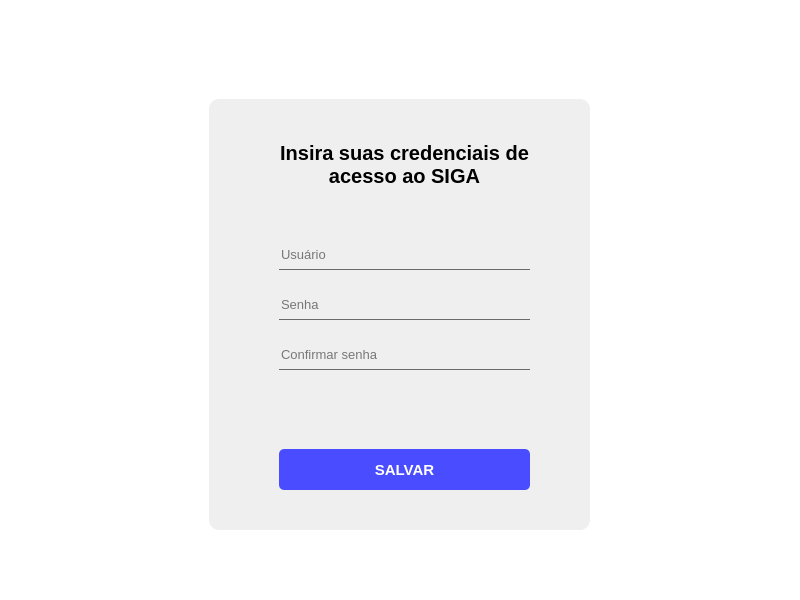
<?xml version="1.0" encoding="UTF-8"?>
<ui version="4.0">
 <class>Dialog</class>
 <widget class="QDialog" name="Dialog">
  <property name="geometry">
   <rect>
    <x>0</x>
    <y>0</y>
    <width>800</width>
    <height>600</height>
   </rect>
  </property>
  <property name="windowTitle">
   <string>Dialog</string>
  </property>
  <widget class="QWidget" name="widget" native="true">
   <property name="geometry">
    <rect>
     <x>-1</x>
     <y>-1</y>
     <width>811</width>
     <height>601</height>
    </rect>
   </property>
   <property name="styleSheet">
    <string notr="true">
background-color: rgb(255, 255, 255);
</string>
   </property>
   <widget class="QFrame" name="formContainer">
    <property name="geometry">
     <rect>
      <x>210</x>
      <y>100</y>
      <width>381</width>
      <height>431</height>
     </rect>
    </property>
    <property name="styleSheet">
     <string notr="true">background-color: rgb(239, 239, 239);
border-radius: 10px;</string>
    </property>
    <property name="frameShape">
     <enum>QFrame::StyledPanel</enum>
    </property>
    <property name="frameShadow">
     <enum>QFrame::Raised</enum>
    </property>
    <widget class="QPushButton" name="saveCredentialBtn">
     <property name="geometry">
      <rect>
       <x>70</x>
       <y>350</y>
       <width>251</width>
       <height>41</height>
      </rect>
     </property>
     <property name="font">
      <font>
       <family>Segoe UI</family>
       <pointsize>11</pointsize>
       <weight>75</weight>
       <bold>true</bold>
      </font>
     </property>
     <property name="cursor">
      <cursorShape>PointingHandCursor</cursorShape>
     </property>
     <property name="styleSheet">
      <string notr="true">background-color: rgb(73, 76, 255);
color: #fff;
border-radius: 5px;</string>
     </property>
     <property name="text">
      <string>SALVAR</string>
     </property>
    </widget>
    <widget class="QLabel" name="formTitle">
     <property name="geometry">
      <rect>
       <x>70</x>
       <y>30</y>
       <width>251</width>
       <height>71</height>
      </rect>
     </property>
     <property name="font">
      <font>
       <family>Segoe UI</family>
       <pointsize>15</pointsize>
       <weight>75</weight>
       <bold>true</bold>
      </font>
     </property>
     <property name="text">
      <string>Insira suas credenciais de acesso ao SIGA</string>
     </property>
     <property name="alignment">
      <set>Qt::AlignCenter</set>
     </property>
     <property name="wordWrap">
      <bool>true</bool>
     </property>
    </widget>
    <widget class="QLineEdit" name="userInput">
     <property name="geometry">
      <rect>
       <x>70</x>
       <y>140</y>
       <width>251</width>
       <height>31</height>
      </rect>
     </property>
     <property name="font">
      <font>
       <family>Segoe UI</family>
       <pointsize>10</pointsize>
      </font>
     </property>
     <property name="styleSheet">
      <string notr="true">border-radius: 0px;
border-bottom: 1px solid rgb(106, 106, 106);</string>
     </property>
     <property name="maxLength">
      <number>50</number>
     </property>
     <property name="echoMode">
      <enum>QLineEdit::Normal</enum>
     </property>
     <property name="placeholderText">
      <string>Usuário</string>
     </property>
    </widget>
    <widget class="QLineEdit" name="passwordInput">
     <property name="geometry">
      <rect>
       <x>70</x>
       <y>190</y>
       <width>231</width>
       <height>31</height>
      </rect>
     </property>
     <property name="font">
      <font>
       <family>Segoe UI</family>
       <pointsize>10</pointsize>
      </font>
     </property>
     <property name="styleSheet">
      <string notr="true">border-radius: 0px;
border-bottom: 1px solid rgb(106, 106, 106);</string>
     </property>
     <property name="maxLength">
      <number>30</number>
     </property>
     <property name="echoMode">
      <enum>QLineEdit::Password</enum>
     </property>
     <property name="placeholderText">
      <string>Senha</string>
     </property>
    </widget>
    <widget class="QLabel" name="credentialErrorMessage">
     <property name="geometry">
      <rect>
       <x>70</x>
       <y>290</y>
       <width>251</width>
       <height>31</height>
      </rect>
     </property>
     <property name="text">
      <string/>
     </property>
    </widget>
    <widget class="QLineEdit" name="confirmPasswordInput">
     <property name="geometry">
      <rect>
       <x>70</x>
       <y>240</y>
       <width>231</width>
       <height>31</height>
      </rect>
     </property>
     <property name="font">
      <font>
       <family>Segoe UI</family>
       <pointsize>10</pointsize>
      </font>
     </property>
     <property name="styleSheet">
      <string notr="true">border-radius: 0px;
border-bottom: 1px solid rgb(106, 106, 106);</string>
     </property>
     <property name="maxLength">
      <number>30</number>
     </property>
     <property name="echoMode">
      <enum>QLineEdit::Password</enum>
     </property>
     <property name="placeholderText">
      <string>Confirmar senha</string>
     </property>
    </widget>
    <widget class="QPushButton" name="passEye1">
     <property name="geometry">
      <rect>
       <x>300</x>
       <y>196</y>
       <width>21</width>
       <height>25</height>
      </rect>
     </property>
     <property name="cursor">
      <cursorShape>PointingHandCursor</cursorShape>
     </property>
     <property name="styleSheet">
      <string notr="true">border-bottom: 1px solid rgb(106, 106, 106);
border-radius: 0px;</string>
     </property>
     <property name="text">
      <string/>
     </property>
     <property name="icon">
      <iconset>
       <normaloff>../assets/hidden.png</normaloff>../assets/hidden.png</iconset>
     </property>
    </widget>
    <widget class="QPushButton" name="passEye2">
     <property name="geometry">
      <rect>
       <x>300</x>
       <y>246</y>
       <width>21</width>
       <height>25</height>
      </rect>
     </property>
     <property name="cursor">
      <cursorShape>PointingHandCursor</cursorShape>
     </property>
     <property name="styleSheet">
      <string notr="true">border-bottom: 1px solid rgb(106, 106, 106);
border-radius: 0px;</string>
     </property>
     <property name="text">
      <string/>
     </property>
     <property name="icon">
      <iconset>
       <normaloff>../assets/hidden.png</normaloff>../assets/hidden.png</iconset>
     </property>
    </widget>
   </widget>
   <widget class="QLabel" name="formFeedBack">
    <property name="geometry">
     <rect>
      <x>210</x>
      <y>30</y>
      <width>381</width>
      <height>41</height>
     </rect>
    </property>
    <property name="text">
     <string/>
    </property>
   </widget>
  </widget>
 </widget>
 <resources/>
 <connections/>
</ui>
